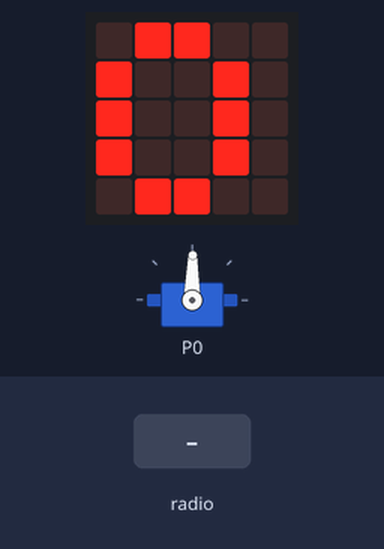
This program was run on a simulated BBC micro:bit running MicroPython. Parts: servo, the board's 5×5 LED display. The test bench sets the inputs (shaded band). Servo angles are drawn from the pulse width (0.5 ms = 0°, 2.5 ms = 180°).

Above: at 1.2 s.
1.3 s: radio message "left" arrives
At 1.9 s:
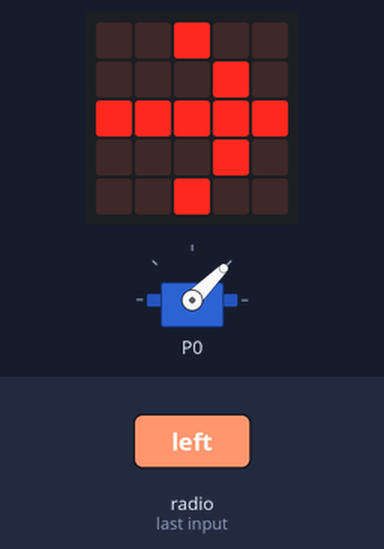
3.5 s: radio message "right" arrives
At 3.9 s:
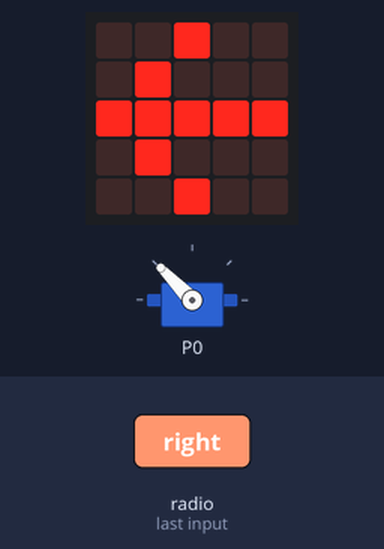
Timing chart, 0 to 6.5 s (numbered marks = the images above; inputs shaded):
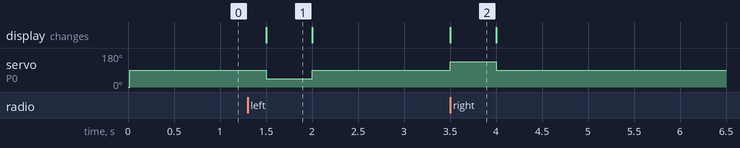

Measured:
- after the input at 1.3 s, servo on P0: 89° → 45° after 0.20 s, → 89° 0.50 s later; the display: changes after 0.20 s (image 1)
- after the input at 3.5 s, servo on P0: 89° → 134° at once, → 89° 0.50 s later; the display: changes at once (image 2)
- what the display in image 1 shows lasts 0.5 s, from 1.5 s to 2.0 s

The program:

radio_titlt_servo1108.py
```python
from microbit import *
import radio
radio.config(channel=7)
radio.on()

class servo:
    def __init__(self,pin):
        self.degree=0
        self.pin=pin
        self.pin.set_analog_period(20)
        self.angle(0)

    def angle(self,idegree=None):
        if idegree==None:
            self.degree=0
        else:
            self.degree=idegree

        self.pin.write_analog(int((0.5+(self.degree/90))*(1023/20)))

servo1=servo(pin0)
while 1:
    motion=radio.receive()
    if motion=='left':
        display.show(Image.ARROW_E)
        servo1.angle(45)
    elif motion=='right':
        display.show(Image.ARROW_W)
        servo1.angle(135)
    else:
        display.show('0')
        servo1.angle(90)
    sleep(500)
```
